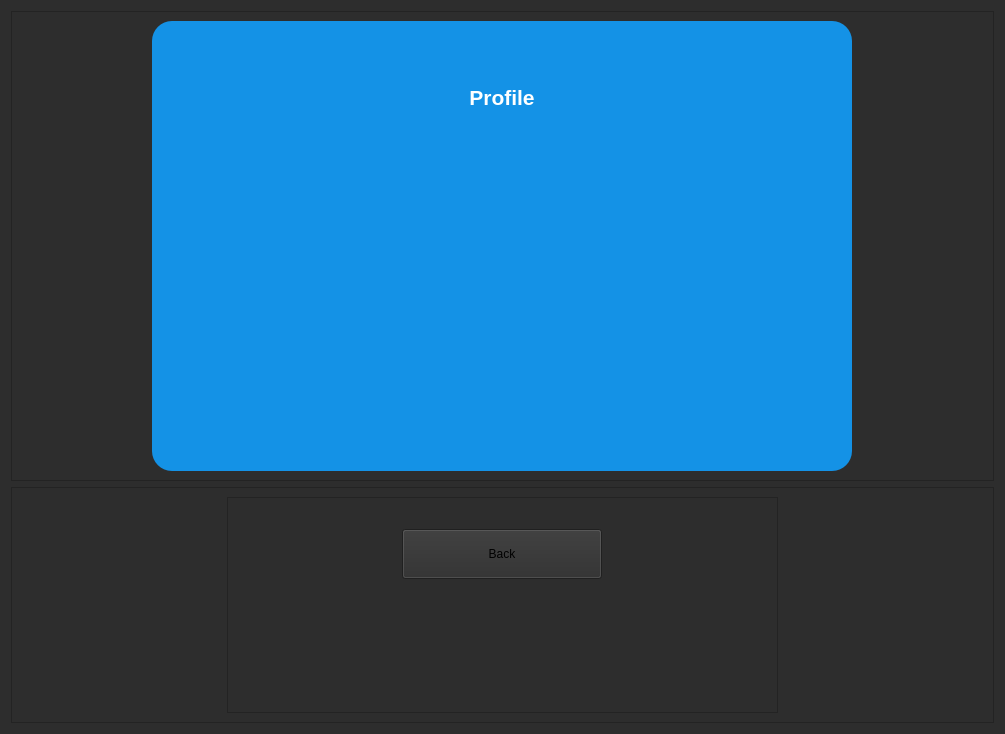
<?xml version="1.0" encoding="UTF-8"?>
<ui version="4.0">
 <class>Profile_page</class>
 <widget class="QWidget" name="Profile_page">
  <property name="geometry">
   <rect>
    <x>0</x>
    <y>0</y>
    <width>1005</width>
    <height>734</height>
   </rect>
  </property>
  <property name="windowTitle">
   <string>Form</string>
  </property>
  <property name="styleSheet">
   <string notr="true">	background:#2D2D2D;</string>
  </property>
  <layout class="QVBoxLayout" name="verticalLayout">
   <item>
    <widget class="QFrame" name="frame">
     <property name="minimumSize">
      <size>
       <width>0</width>
       <height>400</height>
      </size>
     </property>
     <property name="baseSize">
      <size>
       <width>5</width>
       <height>1</height>
      </size>
     </property>
     <property name="frameShape">
      <enum>QFrame::StyledPanel</enum>
     </property>
     <property name="frameShadow">
      <enum>QFrame::Raised</enum>
     </property>
     <layout class="QHBoxLayout" name="horizontalLayout_3">
      <item alignment="Qt::AlignHCenter|Qt::AlignVCenter">
       <widget class="QFrame" name="data_container">
        <property name="minimumSize">
         <size>
          <width>700</width>
          <height>450</height>
         </size>
        </property>
        <property name="styleSheet">
         <string notr="true">background:rgb(20,146,230);
border-radius:20px;
</string>
        </property>
        <property name="frameShape">
         <enum>QFrame::StyledPanel</enum>
        </property>
        <property name="frameShadow">
         <enum>QFrame::Raised</enum>
        </property>
        <layout class="QHBoxLayout" name="horizontalLayout_2">
         <item>
          <layout class="QVBoxLayout" name="data_container_layout"/>
         </item>
         <item>
          <widget class="QFrame" name="frame_7">
           <property name="maximumSize">
            <size>
             <width>270</width>
             <height>16777215</height>
            </size>
           </property>
           <property name="frameShape">
            <enum>QFrame::StyledPanel</enum>
           </property>
           <property name="frameShadow">
            <enum>QFrame::Raised</enum>
           </property>
           <layout class="QVBoxLayout" name="verticalLayout_6">
            <item alignment="Qt::AlignVCenter">
             <widget class="QTextEdit" name="textEdit">
              <property name="maximumSize">
               <size>
                <width>16777215</width>
                <height>50</height>
               </size>
              </property>
              <property name="html">
               <string>&lt;!DOCTYPE HTML PUBLIC &quot;-//W3C//DTD HTML 4.0//EN&quot; &quot;http://www.w3.org/TR/REC-html40/strict.dtd&quot;&gt;
&lt;html&gt;&lt;head&gt;&lt;meta name=&quot;qrichtext&quot; content=&quot;1&quot; /&gt;&lt;meta charset=&quot;utf-8&quot; /&gt;&lt;style type=&quot;text/css&quot;&gt;
p, li { white-space: pre-wrap; }
hr { height: 1px; border-width: 0; }
li.unchecked::marker { content: &quot;\2610&quot;; }
li.checked::marker { content: &quot;\2612&quot;; }
&lt;/style&gt;&lt;/head&gt;&lt;body style=&quot; font-family:'Segoe UI'; font-size:9pt; font-weight:400; font-style:normal;&quot;&gt;
&lt;p align=&quot;center&quot; style=&quot; margin-top:0px; margin-bottom:0px; margin-left:0px; margin-right:0px; -qt-block-indent:0; text-indent:0px;&quot;&gt;&lt;span style=&quot; font-size:16pt; font-weight:700; color:#ffffff;&quot;&gt;Profile&lt;/span&gt;&lt;/p&gt;&lt;/body&gt;&lt;/html&gt;</string>
              </property>
             </widget>
            </item>
            <item>
             <widget class="QLabel" name="label_5">
              <property name="text">
               <string/>
              </property>
              <property name="pixmap">
               <pixmap resource="Resources/profile_images.qrc">:/newPrefix/images/personal_card.png</pixmap>
              </property>
              <property name="scaledContents">
               <bool>true</bool>
              </property>
              <property name="wordWrap">
               <bool>false</bool>
              </property>
             </widget>
            </item>
            <item>
             <widget class="QLabel" name="label_8">
              <property name="text">
               <string/>
              </property>
              <property name="pixmap">
               <pixmap>:/newPrefix/personal_card.png</pixmap>
              </property>
              <property name="scaledContents">
               <bool>true</bool>
              </property>
             </widget>
            </item>
           </layout>
          </widget>
         </item>
        </layout>
       </widget>
      </item>
     </layout>
    </widget>
   </item>
   <item>
    <widget class="QFrame" name="frame_2">
     <property name="maximumSize">
      <size>
       <width>16777215</width>
       <height>250</height>
      </size>
     </property>
     <property name="baseSize">
      <size>
       <width>1</width>
       <height>0</height>
      </size>
     </property>
     <property name="frameShape">
      <enum>QFrame::StyledPanel</enum>
     </property>
     <property name="frameShadow">
      <enum>QFrame::Raised</enum>
     </property>
     <layout class="QHBoxLayout" name="horizontalLayout">
      <item alignment="Qt::AlignBottom">
       <widget class="QLabel" name="label">
        <property name="maximumSize">
         <size>
          <width>200</width>
          <height>200</height>
         </size>
        </property>
        <property name="text">
         <string/>
        </property>
        <property name="pixmap">
         <pixmap resource="Resources/profile_images.qrc">:/newPrefix/images/bottom.png</pixmap>
        </property>
        <property name="scaledContents">
         <bool>true</bool>
        </property>
       </widget>
      </item>
      <item>
       <widget class="QFrame" name="frame_3">
        <property name="styleSheet">
         <string notr="true"/>
        </property>
        <property name="frameShape">
         <enum>QFrame::StyledPanel</enum>
        </property>
        <property name="frameShadow">
         <enum>QFrame::Raised</enum>
        </property>
        <layout class="QVBoxLayout" name="verticalLayout_2">
         <item alignment="Qt::AlignHCenter|Qt::AlignVCenter">
          <widget class="QPushButton" name="back_button">
           <property name="minimumSize">
            <size>
             <width>200</width>
             <height>50</height>
            </size>
           </property>
           <property name="maximumSize">
            <size>
             <width>200</width>
             <height>50</height>
            </size>
           </property>
           <property name="styleSheet">
            <string notr="true">#back_button
        {
        	border:none;
        	background:rgb(20,146,230);
        	color:white;
        	border-radius:16px
        }
        
        #back_button:hover
        {
        background:rgb(20,146,230);
        background:#2D2D2D;\n
        color:#F33253;\n
        	border-radius:16px;\n
        }</string>
           </property>
           <property name="text">
            <string>Back</string>
           </property>
          </widget>
         </item>
         <item alignment="Qt::AlignBottom">
          <widget class="QLabel" name="label_3">
           <property name="text">
            <string/>
           </property>
           <property name="pixmap">
            <pixmap resource="Resources/profile_images.qrc">:/newPrefix/images/Corporate_Management.png</pixmap>
           </property>
           <property name="scaledContents">
            <bool>true</bool>
           </property>
          </widget>
         </item>
        </layout>
       </widget>
      </item>
      <item alignment="Qt::AlignBottom">
       <widget class="QLabel" name="label_2">
        <property name="maximumSize">
         <size>
          <width>200</width>
          <height>200</height>
         </size>
        </property>
        <property name="text">
         <string/>
        </property>
        <property name="pixmap">
         <pixmap resource="Resources/profile_images.qrc">:/newPrefix/images/bottom right.png</pixmap>
        </property>
        <property name="scaledContents">
         <bool>true</bool>
        </property>
       </widget>
      </item>
     </layout>
    </widget>
   </item>
  </layout>
 </widget>
 <resources>
  <include location="Resources/profile_images.qrc"/>
 </resources>
 <connections/>
</ui>
